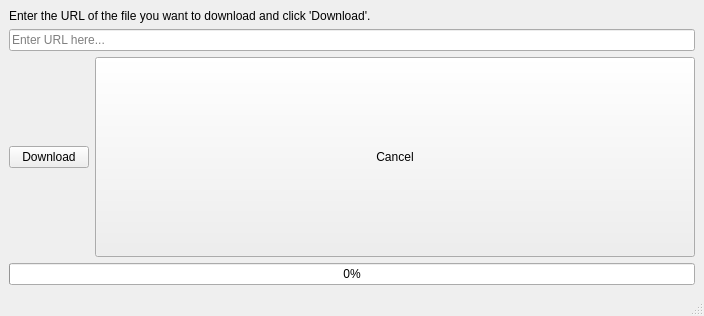
<?xml version="1.0" encoding="UTF-8"?>
<ui version="4.0">
 <class>MainWindow</class>
 <widget class="QMainWindow" name="MainWindow">
  <property name="geometry">
   <rect>
    <x>0</x>
    <y>0</y>
    <width>600</width> <!-- Увеличенный размер -->
    <height>200</height>
   </rect>
  </property>
  <property name="windowTitle">
   <string>Qt File Downloader</string>
  </property>
  <widget class="QWidget" name="centralwidget">
   <layout class="QVBoxLayout" name="verticalLayout">
    <item>
     <widget class="QLabel" name="descriptionLabel">
      <property name="text">
       <string>Enter the URL of the file you want to download and click 'Download'.</string>
      </property>
     </widget>
    </item>
    <item>
     <widget class="QLineEdit" name="lineEdit">
      <property name="placeholderText">
       <string>Enter URL here...</string>
      </property>
     </widget>
    </item>
    <item>
     <layout class="QHBoxLayout" name="horizontalLayout">
      <item>
       <widget class="QPushButton" name="downloadButton">
        <property name="text">
         <string>Download</string>
        </property>
       </widget>
      </item>
      <item>
       <widget class="QPushButton" name="cancelButton">
        <property name="text">
         <string>Cancel</string>
        </property>
        <property name="visible">
         <bool>false</bool>
        </property>
        <property name="minimumSize">
         <size>
          <width>600</width>
          <height>200</height>
         </size>
        </property>
       </widget>
      </item>
     </layout>
    </item>
    <item>
     <widget class="QProgressBar" name="progressBar">
      <property name="visible">
       <bool>false</bool>
      </property>
      <property name="value">
       <number>0</number>
      </property>
     </widget>
    </item>
   </layout>
  </widget>
  <widget class="QMenuBar" name="menubar"/>
  <widget class="QStatusBar" name="statusbar"/>
 </widget>
 <resources/>
 <connections/>
</ui>
